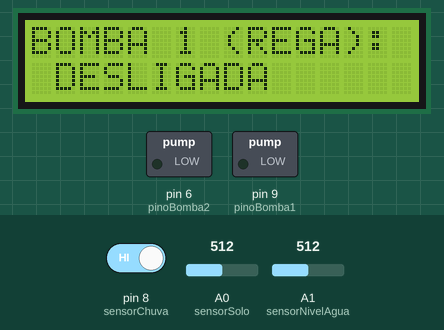
This sketch was run on a simulated Arduino Uno, built with avr-gcc and run on an emulated ATmega328P. Parts: 16×2 character LCD, switched loads named in the sketch (green lamp = pin HIGH). The test bench sets the inputs (shaded band); at power-on: A0 (sensorSolo) = 512, A1 (sensorNivelAgua) = 512, pin 8 (sensorChuva) HIGH. What the sketch prints to the serial monitor is not drawn.

Above: at 4.2 s.
4.3 s: A0 (sensorSolo) set to 487
At 5.3 s:
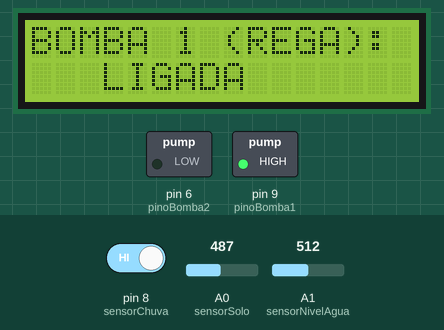
7.3 s: A1 (sensorNivelAgua) set to 590
At 9.4 s:
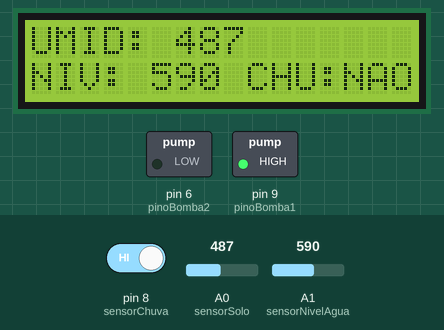
10.3 s: A1 (sensorNivelAgua) set to 610
At 10.8 s:
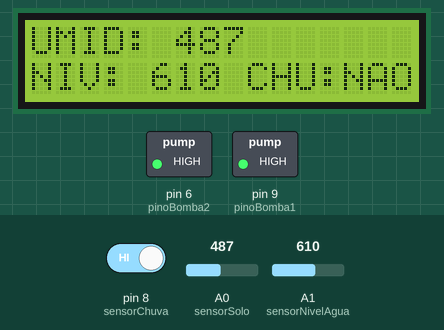
13.3 s: pin 8 (sensorChuva) driven LOW
At 15.5 s:
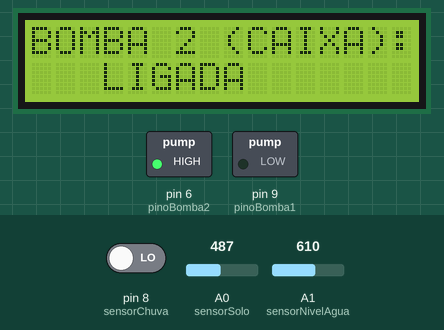
16.3 s: A1 (sensorNivelAgua) set to 0
At 17.3 s:
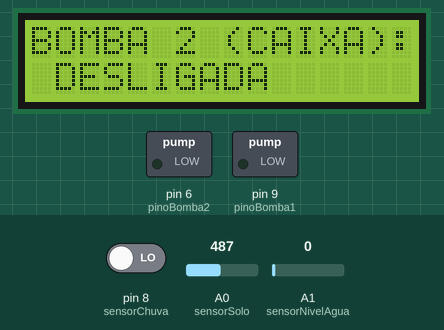
19.3 s: pin 8 (sensorChuva) driven HIGH
At 19.7 s:
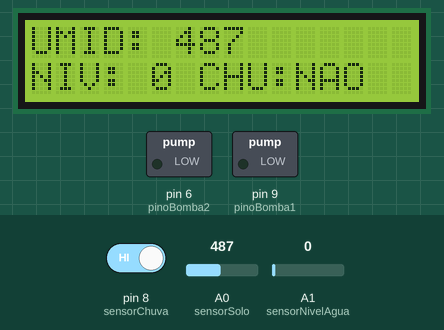
Timing chart, 0 to 22.3 s (numbered marks = the images above; inputs shaded):
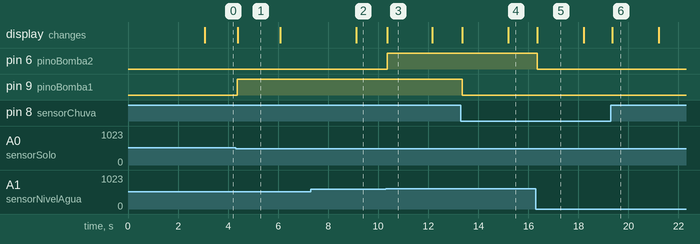

The sketch:

Arduino.ino
```cpp
#include <LiquidCrystal.h>

// LCD nos pinos RS, E, D4, D5, D6, D7
LiquidCrystal lcd(12, 11, 5, 4, 3, 2);

// Pinos dos sensores
const int sensorSolo = A0;
const int sensorNivelAgua = A1;
const int sensorChuva = 8;

// Pinos das bombas
const int pinoBomba1 = 9; // Bomba principal (rega)
const int pinoBomba2 = 6; // Bomba transferência

unsigned long tempoAnterior = 0;
const unsigned long intervaloTela = 3000;
int telaAtual = 0;

void setup() {
  Serial.begin(9600);
  lcd.begin(16, 2);

  pinMode(pinoBomba1, OUTPUT);
  pinMode(pinoBomba2, OUTPUT);
  pinMode(sensorChuva, INPUT_PULLUP);

  digitalWrite(pinoBomba1, LOW);
  digitalWrite(pinoBomba2, LOW);

  lcd.setCursor(0, 0);
  lcd.print("TELHADO VERDE");
  lcd.setCursor(0, 1);
  lcd.print(" AUTOMATIZADO");
  delay(3000);
  lcd.clear();
}

void loop() {
  int umidade = analogRead(sensorSolo);
  int nivelAgua = analogRead(sensorNivelAgua);
  int chuva = digitalRead(sensorChuva); // 0 = chovendo, 1 = seco

  // Mostrar no Serial Monitor
  Serial.print("Umidade: ");
  Serial.print(umidade);
  Serial.print(" | Nivel: ");
  Serial.print(nivelAgua);
  Serial.print(" | Chuva: ");
  Serial.println(chuva == 0 ? "Sim" : "Nao");

  // ----------- Lógica da Bomba 1 (Irrigação) -----------
  bool soloSeco = umidade < 500;
  bool caixaComAgua = nivelAgua > 300;
  bool naoEstaChovendo = chuva == 1;

  if (soloSeco && caixaComAgua && naoEstaChovendo) {
    digitalWrite(pinoBomba1, HIGH);
  } else {
    digitalWrite(pinoBomba1, LOW);
  }

  // ----------- Lógica da Bomba 2 (Transferência) -----------
  bool nivelMuitoAlto = nivelAgua > 600; // <-- VALOR ATUALIZADO
  if (nivelMuitoAlto) {
    digitalWrite(pinoBomba2, HIGH);
  } else {
    digitalWrite(pinoBomba2, LOW);
  }

  // ----------- Alternância entre telas do LCD -----------
  if (millis() - tempoAnterior >= intervaloTela) {
    tempoAnterior = millis();
    telaAtual = (telaAtual + 1) % 3;
    lcd.clear();
  }

  switch (telaAtual) {
    case 0:
      lcd.setCursor(0, 0);
      lcd.print("UMID: ");
      lcd.print(umidade);
      lcd.setCursor(0, 1);
      lcd.print("NIV: ");
      lcd.print(nivelAgua);
      lcd.print(" CHU:");
      lcd.print(chuva == 0 ? "SIM" : "NAO");
      break;

    case 1:
      lcd.setCursor(0, 0);
      lcd.print("BOMBA 1 (REGA):");
      lcd.setCursor(0, 1);
      lcd.print(digitalRead(pinoBomba1) == HIGH ? "   LIGADA   " : " DESLIGADA ");
      break;

    case 2:
      lcd.setCursor(0, 0);
      lcd.print("BOMBA 2 (CAIXA):");
      lcd.setCursor(0, 1);
      lcd.print(digitalRead(pinoBomba2) == HIGH ? "   LIGADA   " : " DESLIGADA ");
      break;
  }
}
```

Measured:
- the behaviour switches between 500 and 499 on A0 (sensorSolo) (found by bisection; images 0 and 1)
- the behaviour switches between 600 and 601 on A1 (sensorNivelAgua) (found by bisection; images 2 and 3)
- after the input at 4.3 s, pin 9 (pinoBomba1): LOW → HIGH after 0.07 s; the display: changes after 0.08 s (image 1)
- after the input at 7.3 s, the display: changes after 1.8 s (image 2)
- after the input at 10.3 s, pin 6 (pinoBomba2): LOW → HIGH after 0.06 s; the display: changes after 0.07 s (image 3)
- after the input at 13.3 s, pin 9 (pinoBomba1): HIGH → LOW after 0.06 s; the display: first changes after 0.06 s (image 4 shows a later state)
- after the input at 16.3 s, pin 6 (pinoBomba2): HIGH → LOW after 0.05 s; the display: changes after 0.06 s (image 5)
- after the input at 19.3 s, the display: changes after 0.06 s (image 6)
